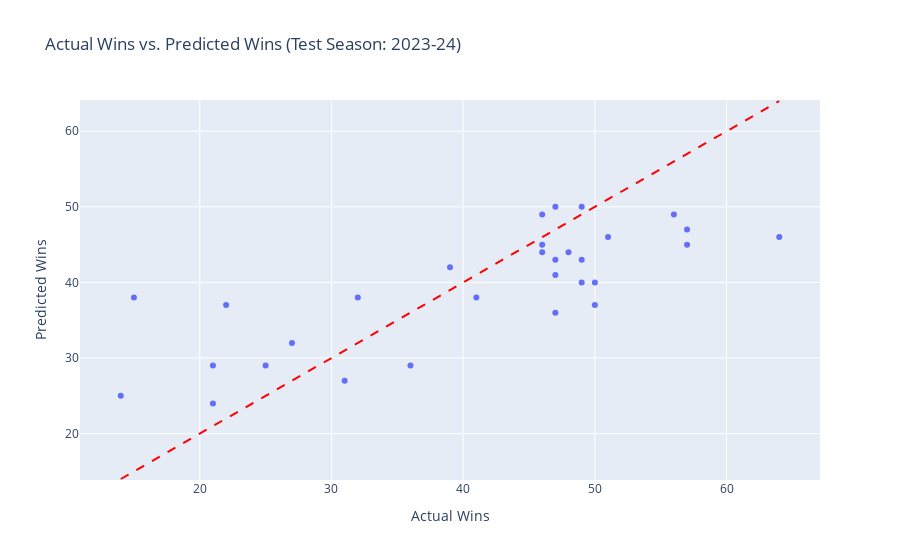

Notebook code for this chart:
### Markdown cell above
# Random Forest

### Code cell
from sklearn.ensemble import RandomForestRegressor

rf_model = RandomForestRegressor(n_estimators=60, max_depth=None, min_samples_leaf=2, bootstrap=True, oob_score=True, random_state=0)
rf = evaluate_model("Random Forest", rf_model, X_multi, y_multi, X_test, y_test, test_df)
display(rf)

### Figure 1 — Plotly figure (JSON) as saved in the notebook; plotly's stock layout.template omitted (floating-point values rounded to 4 significant figures)
{"data": [{"customdata": [["Atlanta Hawks"], ["Boston Celtics"], ["Cleveland Cavaliers"], ["New Orleans Pelicans"], ["Chicago Bulls"], ["Dallas Mavericks"], ["Denver Nuggets"], ["Golden State Warriors"], ["Houston Rockets"], ["Los Angeles Clippers"], ["Los Angeles Lakers"], ["Miami Heat"], ["Milwaukee Bucks"], ["Minnesota Timberwolves"], ["Brooklyn Nets"], ["New York Knicks"], ["Orlando Magic"], ["Indiana Pacers"], ["Philadelphia 76ers"], ["Phoenix Suns"], ["Portland Trail Blazers"], ["Sacramento Kings"], ["San Antonio Spurs"], ["Oklahoma City Thunder"], ["Toronto Raptors"], ["Utah Jazz"], ["Memphis Grizzlies"], ["Washington Wizards"], ["Detroit Pistons"], ["Charlotte Hornets"]], "hovertemplate": "Actual Wins=%{x}<br>Predicted Wins=%{y}<br>TEAM_NAME=%{customdata[0]}<extra></extra>", "legendgroup": "", "marker": {"color": "#636efa", "symbol": "circle"}, "mode": "markers", "name": "", "orientation": "v", "showlegend": false, "type": "scatter", "x": [36, 64, 48, 49, 39, 50, 57, 46, 41, 51, 47, 46, 49, 56, 32, 50, 47, 47, 47, 49, 21, 46, 22, 57, 25, 31, 27, 15, 14, 21], "xaxis": "x", "y": [29, 46, 44, 43, 42, 40, 47, 49, 38, 46, 43, 45, 50, 49, 38, 37, 36, 41, 50, 40, 24, 44, 37, 45, 29, 27, 32, 38, 25, 29], "yaxis": "y"}], "layout": {"legend": {"tracegroupgap": 0}, "shapes": [{"line": {"color": "red", "dash": "dash"}, "type": "line", "x0": 14, "x1": 64, "y0": 14, "y1": 64}], "title": {"text": "Actual Wins vs. Predicted Wins (Test Season: 2023-24)"}, "xaxis": {"anchor": "y", "domain": [0, 1], "title": {"text": "Actual Wins"}}, "yaxis": {"anchor": "x", "domain": [0, 1], "title": {"text": "Predicted Wins"}}}}
